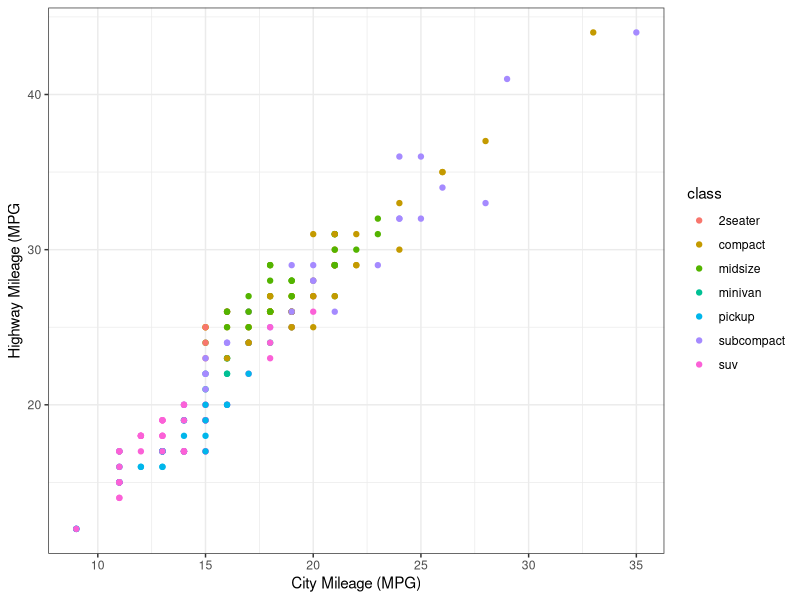
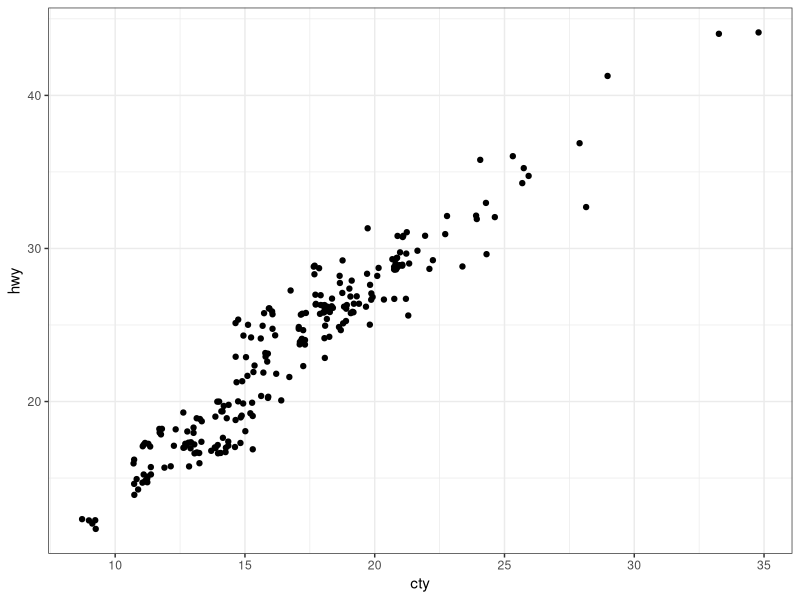
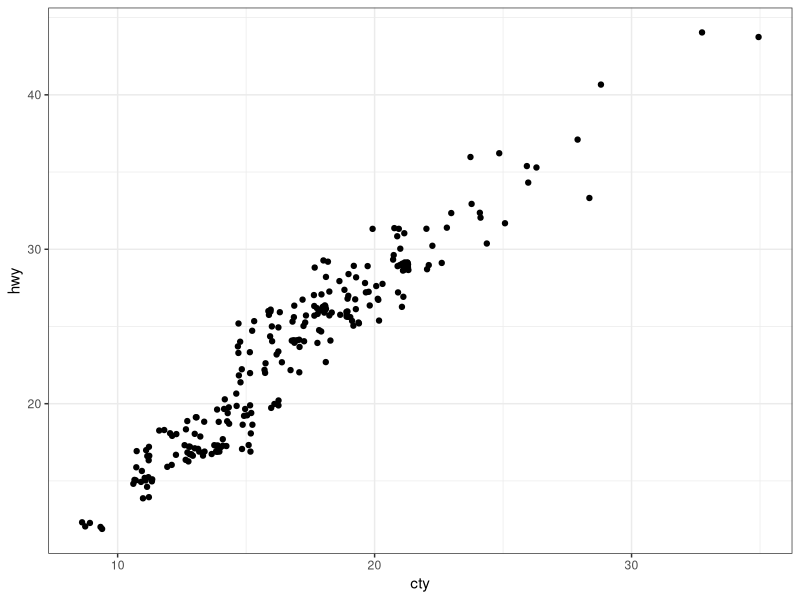
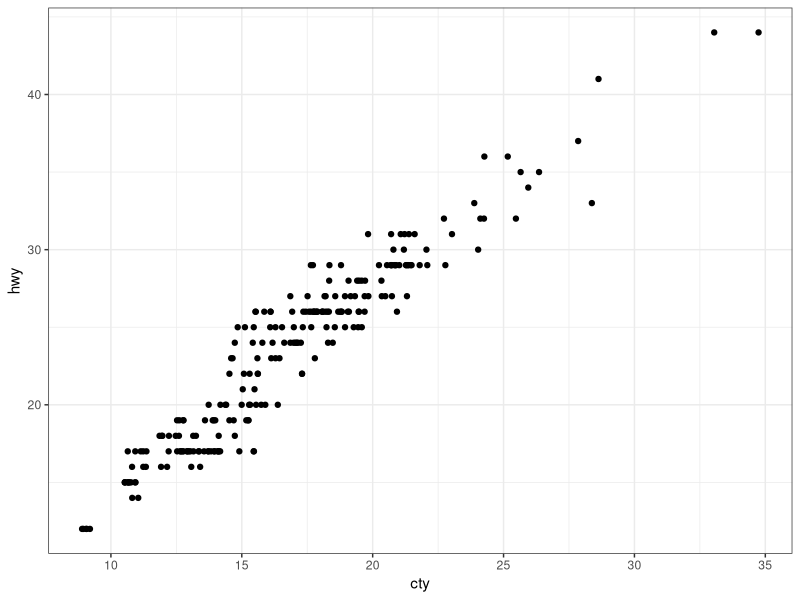

Recreate these plots in R, in order. (Note: this script raises an error after producing the figures.)
# ---------------------------------------------------------- #
#### MODULE 3: Plot even more data!                       ####               
# ---------------------------------------------------------- #

## OBJECTIVE:
# 1. To develop a "grammar of graphics".
# 2. To become comfortable using ggplot2 for exploratory data visualization.


# ---------------------------------------------------------- #
#### SET UP:                                              ####
# ---------------------------------------------------------- #
# REMINDER: In RStudio, open the Rproject for our course (UNCG_DataWrangling), 
# pull any changes from GitHub, and navigate to the branch you created for 
# yourself (just a single branch for the whole semester) in RStudio's Git tab.
# Open this week's assignment in this new branch to complete and submit on GitHub.
# Ideally, you'll commit your answers a bit at a time as you work through
# this assignment, rather than committing all at once at the end.

# Reminder of some helpful resources for graphing in R:
# ggplot Cookbook: http://www.cookbook-r.com/Graphs/
# Official ggplot2 Book: https://ggplot2-book.org/
# Themes in ggplot2: https://ggplot2-book.org/polishing.html#themes

# In ggplot2, aesthetic means “something you can see”. Each aesthetic is a
# mapping between a visual cue and a variable.
# Examples include:
# position (i.e., on the x and y axes)
# color (“outside” color)
# fill (“inside” color)
# shape (of points)
# line type
# size

# Each type of geometric object (geom) accepts only a subset of all aesthetics.
# Refer to the geom help pages to see what mappings each geom accepts. Aesthetic
# mappings are set with the aes() function.

# TASK: We will be using the ggplot2 package for graphing. Fortunately, ggplot2 
# is nested within the tidyverse package (along with many others).
# Start by writing code to load the tidyverse library.
# HINT: see the end of assignment #1 if you forgot how to load a package.
library(tidyverse)

# TASK: Write code below to set your theme to black and white and both your major
# AND minor gridlines to element_blank for all plots you'll be making today.
# HINT: Check back to last week's assignment section 1.9 for setting themes for
# all plots.
theme_set(theme_bw())
theme(panel.grid.minor=element_blank())
theme(panel.grid.major=element_blank())
# ---------------------------------------------------------- #
#### 1.0 CORRELATION                                      ####
# ---------------------------------------------------------- #

# We learned how to make correlations last week, but it never hurts to get
# more practice! Let's start by using a data set built into ggplot2.
# The mpg dataset looks at the gas efficiency of different cars. Run the following
# code to load the data:
data(mpg, package = "ggplot2")
data(mpg, package = "ggplot2")
# TASK: Create a scatterplot (i.e., a dot plot) to relate city and highway mileage.
# Color the points by the class of car (class column) and label the x and y axis 
# to be more informative (City Mileage (MPG) vs Highway Mileage (MPG)).
# HINT: Refer back to last week's assignment or the ggplot help resources if you 
# forget how to make a scatterplot.

ggplot(mpg,aes(x=cty,y=hwy,color=class))+
  geom_point()+
  xlab("City Mileage (MPG)")+
  ylab("Highway Mileage (MPG")
# Looks alright, but the graph may be hiding some information...
# QUESTION: How many data points are in the mpg dataframe?

#There are 234 observations in the mpg dataframe.
# QUESTION: Approximately how many dots are in the graph you just made? How does
# that compare to the number of observations in the dataframe?
#Approximately 78 dots are in the graph. The number of dots is way less than the 234 observations in the dataframe.

# Try another correlation-focused geom that addresses this problem by running
# the following code:
ggplot(data=mpg, aes(x=cty, y=hwy)) + 
  geom_jitter()
ggplot(data=mpg, aes(x=cty, y=hwy)) + 
  geom_jitter()

# QUESTION: What happened when you created the plot with geom_jitter?
#Black and white theme with black dots. X-axis labeled "cty" and y-axis labeled "hwy". Looks like approximately 234 dots.

# QUESTION: Run the code to create a plot using geom_jitter a second time. Then run it
# again and again. What happens each time? Why is this happening?
#The dots slightly move away from each other in both x and y directions. This happens because of random variation each time I run the code. It is a useful way of handling over plotting caused by discreteness in smaller datasets.

# TASK: The default in geom_jitter is to jitter (or slightly move) the points away
# from each other in both the x and y directions. Check the help file for geom_jitter
# and write code below to make a graph where you jitter points in only the x-dimension
# by 0.5.
ggplot(data=mpg,aes(x=cty, y=hwy))+
  geom_jitter(width=0.5, height=0)

# ---------------------------------------------------------- #
#### 1.1 DETOUR! COLORS, COLORS, COLORS                   ####
# ---------------------------------------------------------- #

# Our world is so colorful, and our graphs can be too! But we want to be mindful
# of our color choices to not only be beautiful, but also informative and accessible.

# TASK: Create a new dataframe that filters our mpg data down to only information
# for car classes compact, midsize, and suv using an %in% statement. Name your 
# new dataframe mpgSubset.
# HINT: Refer back to the Transform assignment if you want help with %in% (or 
# try googling!)


# ggplot has lots of nice (and some not so nice) built-in color palettes that we 
# can use to fill our bars with color. Try running the following code:
ggplot(data=mpgSubset, aes(x=cty, y=hwy, color=class)) +
  geom_jitter()

# The code above supplies us with ggplot's default color palette, which I find not
# so pleasing. Let's try to change this!

# We can add a statement specifying the scale of colors we would prefer. One way
# to do this is to use other pre-set palettes from ggplot. Run the code below to 
# ask ggplot to use the color brewer's palette called Set 1.
ggplot(data=mpgSubset, aes(x=cty, y=hwy, color=class)) +
  geom_jitter() +
  scale_color_brewer(palette="Set1")

# Alternatively, we could use the "RdBu" palette:
ggplot(data=mpgSubset, aes(x=cty, y=hwy, color=class)) +
  geom_jitter() +
  scale_color_brewer(palette="RdBu")

# QUESTION: Investigate the color brewer's range of palettes at this website: 
# https://r-graph-gallery.com/38-rcolorbrewers-palettes.html
# What do you notice about the colors chosen from each of the palettes that we
# used above? (i.e., does it use the first three colors in the palette? The last
# three? Some other combination?)


# We could also pick out EXACTLY which colors we want for our figure. 
# There are 4 main ways to specify colors in R:
### by name
### by number
### by Hex code
### with the rgb() function

# By Name: R allows you to call more than 600 colors by name! Run the following
# code to see a list:
colors()

# We can put in the colors we chose for each variable by adding the 
# scale_color_manual() function to our plot. Try it out by running the following
# code:
ggplot(data=mpgSubset, aes(x=cty, y=hwy, color=class)) +
  geom_jitter() +
  scale_color_manual(values=c('midnightblue', 'cornflowerblue', 'tomato3'))


# You can also chose colors by number, which are assigned in R.

# TASK: Copy and paste the code to make our scatterplot and replace the color names
# with three numbers of your choice (between 1 and 657). How does your new figure look?
# HINT: remember to remove the quotation marks when calling numbers.


# QUESTION: How do you think you could figure out which color name belongs to
# each color number?
# HINT: Try creating a dataframe from color() by passing it into the
# as.data.frame() function.


# You can also chose colors by Hex code. A Hex color code is a 6-symbol code made
# of up to three 2-symbol elements (6 symbols in length all together). Each of 
# the 2-symbol elements represents a color value in the Red-Green-Blue (RGB) color
# scale from 0 to 255. Hex codes are written with a # in front of them. Let's try
# out calling our colors using hex code.
ggplot(data=mpgSubset, aes(x=cty, y=hwy, color=class)) +
  geom_jitter() +
  scale_color_manual(values=c('#191970', '#6495ED', '#FF6347'))

# There are two great things about hex codes. First, you can call ANY color you 
# want with a hex code. That is, you're not limited to the 657 colors that are
# in ggplot. By specifying the color by hex code, you can pick literally anything!

# TASK: Google the search term "color picker". This should bring up google's color
# picker (in addition to a billion other color picking websites). Use this color
# picker to generate the hex codes for three new colors of your choice. Then copy
# and paste the above code, replacing the hex codes with your color choices.


# The second great thing about hex codes is that you can control the transparency
# of your colors. Transparency is set in a hex code by adding two extra symbols
# to the end, which together make up the "alpha" element. Adding 00 to the end 
# of your hex code will make your color completely transparent, while adding FF 
# to the end will make it completely opaque. Any number/letters in-between will 
# result in partial transparency. You can find a complete list of transparencies
# between 0-100% here: https://gist.github.com/lopspower/03fb1cc0ac9f32ef38f4

# TASK: Try out transparency by copying and pasting your graph code below and
# adding the alpha element to the end of each of your hex codes to make your
# first color 0% transparent, your second color 50% transparent, and your third
# color 100% transparent.


# QUESTION: What happened to the point that you set to 100% transparent?


# Finally, we can set our colors using the rgb() function. This operates very
# similarly to the hex code, where you can pick exactly the color and transparency
# you want. Try it out by running the following code:
ggplot(data=mpgSubset, aes(x=cty, y=hwy, color=class)) +
  geom_jitter() +
  scale_color_manual(values=c(rgb(.10, .10, .44, 1), rgb(.39, .58, .93, 1), rgb(1.0, .39, .28, 1)))

# TASK: Modify the above code to make all of your points 50% transparent.

# There are so many inventive and artistic people in the world who have expanded
# the offerings for colors in ggplot. Check out some notable ones listed below
# when choosing colors for this assignment.
### Color-blind friendly palettes: https://github.com/JLSteenwyk/ggpubfigs
### Color palettes from vintage National Parks posters: https://github.com/katiejolly/nationalparkcolors
### Color palettes based on Wes Anderson movies: https://github.com/karthik/wesanderson
### Color palettes from famous Dutch paintings: https://github.com/EdwinTh/dutchmasters


# ---------------------------------------------------------- #
#### 1.2 DETOUR! LEGENDS                                  ####
# ---------------------------------------------------------- #

# When you specify colors in your ggplot code, R throws in a bonus legend for free!
# However, this legend is often not as clear or visually appealing as we might 
# prefer. But as with all geometric objects in ggplot, legends can be easily altered.

# Run the following code to create a scatter plot. Feel free to modify the colors
# as you prefer!
ggplot(data=mpgSubset, aes(x=cty, y=hwy, color=class)) +
  geom_jitter()

# QUESTION: Where did ggplot get the legend title and values from?


# We could change the title and values in our legend by altering the dataframe
# we are passing into ggplot. But that seems a bit drastic. Instead, we can 
# lean on the same code that specifies our color picks to alter the legend text.
# Try it out by running the following code:
ggplot(data=mpgSubset, aes(x=cty, y=hwy, color=class)) + 
  geom_jitter() + 
  scale_color_manual(values=c('#FCBA03', '#380754', '#496916'),
                     name='Class of Car', 
                     breaks=c('suv', 'midsize', 'compact'), 
                     labels=c('SUV', 'Midsize', 'Compact'))


# TASK: Label each line of the code above with what it is doing.
# HINT: Check the scale_color_manual help file or ggplot Cookbook for more info.


# IMPORTANT: It is important to pay attention to the order you provide ggplot with 
# your color choices and legend labels! Try running the following code:
ggplot(data=mpgSubset, aes(x=cty, y=hwy, color=class)) + 
  geom_jitter() + 
  scale_color_manual(values=c('#FCBA03', '#380754', '#496916'), 
                     name='Class of Car', 
                     breaks=c('suv', 'midsize', 'compact'), 
                     labels=c('Compact', 'SUV', 'Midsize')) 


# QUESTION: What is wrong with the code above? Why is it so important to be
# careful with the order you pass information into ggplot?


# While changing the legend text and factor order takes place in the scale_color_manual
# step, moving the legend around on the graph page is part of the graph theme. We
# can try this out using the code below:
ggplot(data=mpgSubset, aes(x=cty, y=hwy, color=class)) + 
  geom_jitter() + 
  theme(legend.position='top')


# TASK: Modify the code above to have the legend display along the bottom of
# the figure.


# We can also have the legend located within the area of the graph itself! We can 
# do this by specifying the coordinates for where the legend should go within the
# graph axes. First we set the legend position and then we set the anchoring 
# position by justifying the legend.
### bottom left: 0,0
### bottom right: 1,0
### top left: 0,1
### top right: 1,1

# Try it out by running the following code:
ggplot(data=mpgSubset, aes(x=cty, y=hwy, color=class)) + 
  geom_jitter() + 
  theme(legend.position=c(1,0), legend.justification=c(1,0))

# QUESTION: What happens if you don't include the code for legend justification
# above?


# TASK: Copy and paste the code from above. Modify it to place the legend in the
# upper left part of the graph.


# Finally, we might want to remove the legend altogether! We would do so by
# modifying the theme as well. 

# TASK: Check the ggplot cookbook to find the legends section. Read what it says 
# about removing the legend. Then copy and paste the graph code from above. Modify
# the code to remove the legend.


# ---------------------------------------------------------- #
#### 2.0 DEVIATION                                        ####
# ---------------------------------------------------------- #

# Used to compare variation in values between small number of items (or categories) 
# with respect to a fixed reference.

# Whether the graphical type is a deviation graph or a composition graph (or a 
# ranking graph) may depend on the underlying data structure.

# We used geom_bar() last week with factor data to create a bar graph. But
# geom_bar() is a bit tricky because it can make EITHER a bar graph or a histogram
# depending on the data you give it. The default of geom_bar() is to set stat to 
# count so if you give it just a continuous x value, it will make a histogram. Try
# it with the following code:
ggplot(data=mpg, aes(x=hwy)) + 
  geom_bar()

# In order to have the geom create bars and not a histogram, you must:
# 1) Set stat = identity
# 2) Provide both an x and a y inside the aes(), where x is either a character 
# or factor and y is numeric.

# TASK: Create a dataframe of summary statistics for the mpg data, calculating the
# mean, standard deviation, and standard error for highway mpg grouping by class.
# Name the resulting dataframe highwayMPG and your new variables hwy_mean, hwy_sd,
# and hwy_se.
# HINT: Look back at the Transform assignment if you forget how to summarize the
# data. Also recall, standard error = 1.96*standard deviation.


# TASK: Create a bar graph showing the average highway MPG on the y-axis and 
# car class on the x-axis. Fill the bars by class. Add in error bar caps that are 20%
# the width pf the bars.
# HINT: Don't forget to change stat from the default in your geom_bar() statement!


# ---------------------------------------------------------- #
#### 2.1 DETOUR! COLORS AND LEGENDS, AGAIN                ####
# ---------------------------------------------------------- #

# Recall that some geometric elements require fills instead of (or sometimes in
# addition to) colors.

# TASK: Create a bar graph with the mpg summary stats with the following parameters:
# (1) Black bar outline
# (2) Bars filled with the color brewer palette "Dark2" using the scale_fill_manual
#     statement
# (3) No legend
# (4) Informative x- and y-axis labels. 

# HINT: Carefully consider whether your color and/or fill should go within an aes() 
# statement, the scale_fill_manual or scale_color_manual statements, or neither.
# If in doubt, try a bunch of ways until it looks how we want it. And consult 
# your helpful ggplot resources on the web.


# ---------------------------------------------------------- #
#### 2.2 DETOUR! AXIS MODIFICATIONS                       ####
# ---------------------------------------------------------- #

# Run the following code, feeling free to modify colors as you prefer:
ggplot(data=highwayMPG, aes(x=class, y=hwy_mean, fill=class)) +
  geom_bar(stat='identity') 

# QUESTION: Where is ggplot getting the x-axis tick labels from?


# Often our tick labels are not the best. We can modify them to be more informative
# or visually appealing by directly modifying the dataframe, but again this feels
# a bit extreme. Instead, we can directly modify the scale of the axis. For axes
# that deal with categories, we are setting the discrete scale. Try it out by
# running the following code:
ggplot(data=highwayMPG, aes(x=class, y=hwy_mean, fill=class)) +
  geom_bar(stat='identity') +
  scale_x_discrete(labels=c('sport', 'compact', 'midsize', 'minivan', 'pickup', 'subcompact', 'SUV'))

# We can also change the scale of the continuous axes, including how large they are
# and where the tick marks fall as follows:
ggplot(data=highwayMPG, aes(x=class, y=hwy_mean, fill=class)) +
  geom_bar(stat='identity') +
  scale_y_continuous(breaks=seq(0, 50, 10)) +
  coord_cartesian(ylim=c(0,50))

# QUESTION: Try running the code above without the coord_cartesian() statement. 
# What is surprising about the resulting graph? Based on this result, what do you
# think the coord_cartesian() statement does?


# We can also add a statement into the scale discrete or continuous statements
# to name our axes, rather than putting in a whole separate step of xlab() or ylab().
# Try it out with the following code:
ggplot(data=highwayMPG, aes(x=class, y=hwy_mean, fill=class)) +
  geom_bar(stat='identity') +
  scale_x_discrete(name='Class of Car') +
  scale_y_continuous(name='Mean Highway MPG')


# Finally, we can flip our axes easily in ggplot as follows:
ggplot(data=highwayMPG, aes(x=class, y=hwy_mean, fill=class)) +
  geom_bar(stat='identity') +
  coord_flip()


# TASK: Let's put it all together. Make a graph of the mpg summary stats with the
# following specifications:
# (1) color by class of car using a color scheme of your choice (not the default)
# (2) plot the class of car on the x-axis and the highway MPG on the y axis
# (3) include better names for the x- and y-axis titles
# (4) include better names for the car classes
# (5) set the scale of the highway mpg to run from 0 to 30 with breaks every 5 
# (6) flip your axes
# (7) remove the legend


# ---------------------------------------------------------- #
#### 3.0 RANKING                                          ####
# ---------------------------------------------------------- #
# Used to compare the position or performance of multiple items with respect to 
# each other. Actual values matters somewhat less than the ranking.

# TASK: Create a dataframe of summary statistics for the mpg data, calculating the
# mean, standard deviation, and standard error for CITY mpg grouping by class.
# Name the resulting dataframe cityMPG and your new variables city_mean, city_sd,
# and city_se.
# HINT: Look back at the Transform assignment if you forget how to summarize the
# data. Also, standard error = 1.96*standard deviation.


# Now we want to plot our data in order from smallest to largest city MPG to get
# a ranking. To do so, we need to use the reorder() function to rearrange the data
# going into our x-axis.
ggplot(cityMPG, aes(x=reorder(class, city_mean), y=city_mean)) + 
  geom_bar(stat="identity")

# TASK: Recreate the above ranking figure to include the following:
# (1) class of car on the x-axis with informative axis and tick labels
# (2) MPG ordered from highest to lowest (hint: try google if you're unsure)
# (3) bars with dary grey outlines and filled by class with your favorite color scheme
# (4) error bars with end caps 30% the width of the bars
# (5) y-axis from 0 to 30 with tick marks every 5
# (6) no legend.


# ---------------------------------------------------------- #
#### 4.0 DISTRIBUTION                                     ####
# ---------------------------------------------------------- #
# When you have lots and lots of data points and want to study where and how the
# data points are distributed.

# Histograms can be accomplished with either geom_bar() or geom_histogram()
ggplot(mpg, aes(hwy)) + 
  geom_histogram()

# TASK: Recreate the graph above, but using geom_bar() instead


# TASK: Try making a histogram with the categorical variable 'manufacturer'.
# What error message do you get?


# QUESTION: What happens when you follow the advice of the error message and 
# make stat='count'?
ggplot(mpg, aes(manufacturer)) + 
  geom_histogram(stat="count")


# TASK: Make a boxplot comparing the distribution of cty (city mileage) for
# each class of car.
# HINT: Look back to last week if you forget how to make a boxplot.


# We can also make a different type of distribution, a violin plot using the 
# geom_violin statement as follows:
ggplot(mpg, aes(x=class, y=cty)) + 
  geom_violin()

# QUESTION: What does a violin plot show? Check google if you're unsure.


# ---------------------------------------------------------- #
#### 5.0 COMPOSITION                                      ####
# ---------------------------------------------------------- #
# Bar charts and pie charts are classic ways of showing composition of a dataset.

# TASK: Let's get some data for this task by determining the number of cars from 
# each car manufacturer in our mpg dataframe. We can do this as follows:
manufacturerFreq <- mpg %>% 
  group_by(manufacturer) %>% 
  summarize(frequency=length(manufacturer)) %>% 
  ungroup()

# TASK: Make a bar graph of the number of cars (frequency) by manufacturer using
# the dataframe we created above.


# We can switch the bar chart you created above into a pie chart simply by changing
# the coordinate system through a series of steps as follows:

ggplot(manufacturerFreq, aes(x=manufacturer, y=frequency)) +
  geom_bar(stat="identity") +
  coord_polar()

ggplot(manufacturerFreq, aes(x=manufacturer, y=frequency, fill=manufacturer)) +
  geom_bar(stat="identity") +
  coord_polar()

ggplot(manufacturerFreq, aes(x="", y=frequency, fill=manufacturer)) +
  geom_bar(stat="identity", width=1) +
  coord_polar()

ggplot(manufacturerFreq, aes(x="", y=frequency, fill=manufacturer)) +
  geom_bar(stat="identity", width=1) +
  coord_polar(theta="y")

ggplot(manufacturerFreq, aes(x="", y=frequency, fill=manufacturer)) +
  geom_bar(stat="identity", width=1) +
  coord_polar(theta="y", start=0) +
  theme_void() +
  theme(legend.title = element_text(size = 12.5), 
        legend.text  = element_text(size = 8.5),
        legend.key.size = unit(.75, "lines"))

# TASK: Annotate the code below to describe what each line does:
ggplot(manufacturerFreq, aes(x="", y=frequency, fill=manufacturer)) +
  geom_bar(stat="identity", width=1) +
  coord_polar(theta="y", start=0) +
  theme_void() +
  theme(legend.title = element_text(size = 12.5), 
        legend.text  = element_text(size = 8.5),
        legend.key.size = unit(.75, "lines"))


# ---------------------------------------------------------- #
#### 6.0 CHANGE                                           ####
# ---------------------------------------------------------- #

# Time series are often best visualized with line graphs. Let's try this out
# with some new data:
data("economics")

# TASK: Use the economics dataset to plot the number of people who are unemployed
# over time (unemploy vs date). Make a scatterplot, then connect the points with 
# lines using geom_line().
# HINT: use ?economics to get more information about this dataset.




# ---------------------------------------------------------- #
#### GROUPS AND MAPS                                      ####
# ---------------------------------------------------------- #

# Let's save these for group project options, this assignment is really long!









# REMEMBER: Save and push your script when you're done with this assignment!
